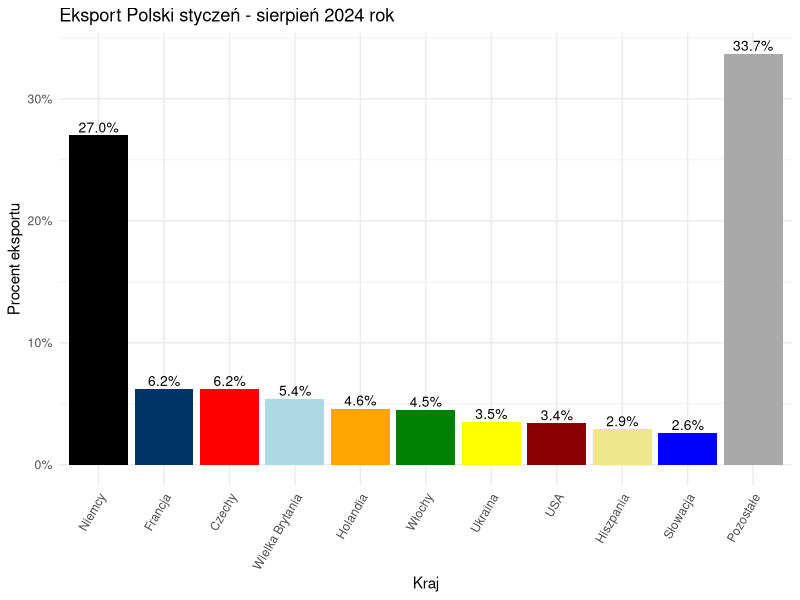

Source code (R):
## ---- chunk 1
knitr::opts_chunk$set(echo = TRUE)
library(dplyr)
library(tidyr)
library(ggplot2)
## ---- chunk 2
data.frame(
  Country = factor(c("Niemcy", "Francja", "Czechy", "Wielka Brytania", 
                     "Holandia", "Włochy", "Ukraina", "USA", "Hiszpania", 
                     "Słowacja", "Pozostałe"), 
           levels = c("Niemcy", "Francja", "Czechy", "Wielka Brytania",
                      "Holandia", "Włochy", "Ukraina", "USA", "Hiszpania", 
                      "Słowacja", "Pozostałe")),
  Percent = c(27.0, 6.2, 6.2, 5.4, 4.6, 4.5, 3.5, 3.4, 2.9, 2.6, 33.7)
) %>% 
  mutate(Percent = Percent / 100) %>% 
  ggplot(aes(x = Country, y = Percent, fill = Country)) +
  geom_col() +
  geom_text(aes(label = scales::percent(Percent, accuracy = 0.1)), vjust = -0.3, size = 3.5) +
  scale_fill_manual(values = c(
    "#000000", "#003366", "#FF0000", "#ADD8E6", "#FFA500", "#008000", "#FFFF00",
    "#8B0000", "#F0E68C", "#0000FF", "#A9A9A9"   
  )) +
  scale_y_continuous(labels = scales::percent_format()) +
  theme_minimal() +
  theme(legend.position = "none", axis.text.x = element_text(angle = 60, hjust = 1)) +
  labs(title = "Eksport Polski styczeń - sierpień 2024 rok",
       x = "Kraj", y = "Procent eksportu")

